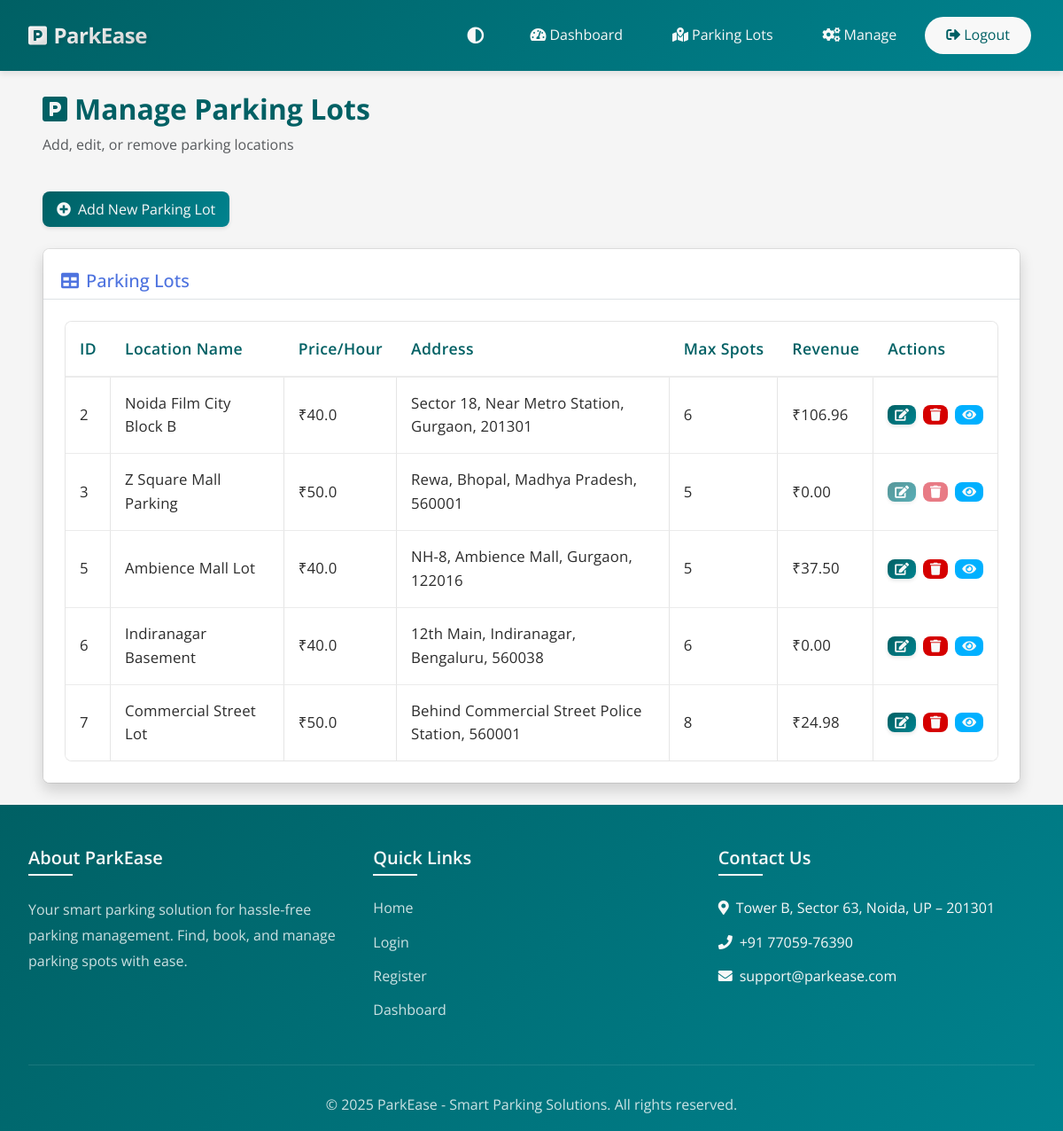
The page /admin/parking_lots (signed in) on the database its author committed.
### models.py (models this page shows, shortened)
class ParkingLot(db.Model):
    __tablename__ = 'parking_lots'
    id = db.Column(db.Integer, primary_key=True)
    prime_location_name = db.Column(db.String(100), nullable=False)
    price = db.Column(db.Float, nullable=False)  # Price per hour
    address = db.Column(db.String(200), nullable=False)
    pincode = db.Column(db.Integer, nullable=False)
    max_spots = db.Column(db.Integer, nullable=False)
    created_at = db.Column(db.DateTime, default=datetime.utcnow)
    spots = db.relationship('ParkingSpot', backref='parking_lot', lazy=True, cascade='all, delete-orphan')

### routes/admin/parking_lots.py (the view, shortened to what this page needs)
@admin_bp.route('/parking_lots', methods=['GET', 'POST'])
@login_required
def admin_parking_lots():
    if session.get('user_type') != 'admin':
        flash('Access denied', 'danger')
        return redirect(url_for('main.index'))
    form = ParkingLotForm()
    parking_lots_query = db.session.query(
        ParkingLot, func.count(ParkingSpot.id).label('total_spots'),
        func.sum(case((ParkingSpot.status == 'O', 1), else_=0)).label('occupied_spots')
    ).outerjoin(
        ParkingSpot, ParkingLot.id == ParkingSpot.lot_id
    ).group_by(
        ParkingLot.id
    ).all()
    parking_lots = [lot for lot, _, _ in parking_lots_query]
    lot_revenues = {}
    for lot in parking_lots:
        revenue = db.session.query(func.sum(ParkingSpot.reservations.property.mapper.class_.parking_cost)).join(ParkingSpot).filter(ParkingSpot.lot_id == lot.id).scalar() or 0
        lot_revenues[lot.id] = revenue
    return render_template('admin_parking_lots.html', form=form, parking_lots=parking_lots, lot_revenues=lot_revenues)

### app.py (called while the page is built)
@login_manager.user_loader
def load_user(user_id):
    if session.get('user_type') == 'admin':
        return Admin.query.get(int(user_id))
    return User.query.get(int(user_id))

### templates/admin_parking_lots.html (shortened to what this page needs)
{% extends 'base.html' %}
{% block content %}
<div class="container-fluid px-4 px-md-5 py-4">
    <div class="row mb-4">
        <div class="col-12">
            <h2 class="fw-bold mb-2" style="color: var(--primary-color);">
                <i class="fas fa-parking me-2"></i>Manage Parking Lots
            </h2>
            <p class="text-muted dark-mode-text">Add, edit, or remove parking locations</p>
        </div>
    </div>
    <div class="row mb-4">
        <div class="col-12">
            <button type="button" class="btn btn-primary" data-bs-toggle="modal" data-bs-target="#addParkingLotModal">
                <i class="fas fa-plus-circle me-2"></i>Add New Parking Lot
            </button>
        </div>
    </div>
    <div class="row">
        <div class="col-12">
            <div class="card bg-white dark-mode-card rounded shadow">
                <div class="card-header bg-white dark-mode-card border-bottom pt-4 pb-2">
                    <h5 class="mb-0 text-primary dark-mode-text">
                        <i class="fas fa-table me-2"></i>Parking Lots
                    </h5>
                </div>
                <div class="card-body p-4">
                    <div class="table-responsive">
                        <table class="table admin-table" id="dataTable" width="100%" cellspacing="0">
                            <thead>
                                <tr>
                                    <th class="dark-mode-text">ID</th>
                                    <th class="dark-mode-text">Location Name</th>
                                    <th class="dark-mode-text">Price/Hour</th>
                                    <th class="dark-mode-text">Address</th>
                                    <th class="dark-mode-text">Max Spots</th>
                                    <th class="dark-mode-text">Revenue</th>
                                    <th class="dark-mode-text">Actions</th>
                                </tr>
                            </thead>
                            <tbody>
                                {% for lot in parking_lots %}
                                <tr>
                                    <td class="dark-mode-text">{{ lot.id }}</td>
                                    <td class="dark-mode-text">{{ lot.prime_location_name }}</td>
                                    <td class="dark-mode-text">₹{{ lot.price }}</td>
                                    <td class="dark-mode-text">{{ lot.address }}, {{ lot.pincode }}</td>
                                    <td class="dark-mode-text">{{ lot.max_spots }}</td>
                                    <td class="dark-mode-text">₹{{ '%.2f' % lot_revenues[lot.id] }}</td>
                                    <td>
                                        <div class="action-buttons">
                                            <button type="button" class="btn btn-sm btn-primary btn-action"
                                                    data-bs-toggle="modal"
                                                    data-bs-target="#editParkingLotModal{{ lot.id }}"
                                                    title="Edit Parking Lot"
                                                    {% if lot.spots|selectattr('status', 'equalto', 'O')|list|length > 0 %}
                                                    disabled
                                                    data-bs-toggle="tooltip"
                                                    data-bs-placement="top"
                                                    title="Cannot modify parking lot while it has active/occupied spots"
                                                    {% endif %}>
                                                <i class="fas fa-edit"></i>
                                            </button>
                                            <button type="button" class="btn btn-sm btn-danger btn-action"
                                                    data-bs-toggle="modal"
                                                    data-bs-target="#deleteModal{{ lot.id }}"
                                                    title="Delete Parking Lot"
                                                    {% if lot.spots|selectattr('status', 'equalto', 'O')|list|length > 0 %}
                                                    disabled
                                                    data-bs-toggle="tooltip"
                                                    data-bs-placement="top"
                                                    title="Cannot delete parking lot while it has active/occupied spots"
                                                    {% endif %}>
                                                <i class="fas fa-trash"></i>
                                            </button>
                                            <button type="button" class="btn btn-sm btn-info btn-action"
                                                    data-bs-toggle="modal"
                                                    data-bs-target="#checkSpotsModal{{ lot.id }}"
                                                    title="Check Spots Status">
                                                <i class="fas fa-eye"></i>
                                            </button>
                                        </div>
                                    </td>
                                </tr>
                                {% endfor %}
                            </tbody>
                        </table>
                    </div>
                </div>
            </div>
        </div>
    </div>
</div>
{% endblock %}

### static/css/style.css (style rules this page uses)
body { font-family: 'Open Sans', sans-serif; min-height: 100vh; display: flex; flex-direction: column; color: var(--text-color); line-height: 1.6; background-color: var(--body-bg); }
.card { position: relative; border: 1.5px solid rgba(0,0,0,0.08) !important; border-radius: var(--border-radius); transition: all 0.3s ease; background-clip: padding-box; overflow: hidden; box-shadow: 0 2px 8px rgba(0,0,0,0.03); }
.card-header { border-top-left-radius: var(--border-radius); border-top-right-radius: var(--border-radius); background-color: var(--card-bg); border-bottom: 1px solid rgba(0, 0, 0, 0.1); }
.card-body { position: relative; background-color: var(--card-bg); }
.card, .dashboard-card, .parking-lot-card .card, .admin-card, .modal-content { border-radius: var(--border-radius) !important; }
.card::before, .card::after, .dashboard-card::before, .dashboard-card::after, .parking-lot-card .card::before, .parking-lot-card .card::after, .admin-card::before, .admin-card::after, .modal-content::before, .modal-content::after { display: none !important; }
.card, .dashboard-card, .parking-lot-card .card, .admin-card, .modal-content { background-color: var(--card-bg); }
.card-body { padding: 1.25rem; }
.card-header { padding: 1rem 1.25rem; }
.table { border: 1px solid rgba(0, 0, 0, 0.1); border-radius: var(--border-radius); overflow: hidden; background-color: var(--table-bg); color: var(--text-color); }
.table th { border-bottom: 1px solid rgba(0, 0, 0, 0.1); background-color: var(--table-bg); color: var(--primary-color); font-weight: 600; }
.table td { border-bottom: 1px solid rgba(0, 0, 0, 0.1); border-right: 1px solid rgba(0, 0, 0, 0.1); }
.table td:last-child { border-right: none; }
.table tr:last-child td { border-bottom: none; }
.btn { background-color: var(--primary-color); color: var(--white); border: none; padding: 0.5rem 1rem; border-radius: var(--border-radius); text-decoration: none; transition: all 0.3s ease; }
.btn-primary { background-color: var(--primary-color); color: var(--white); text-decoration: none; }
.btn-danger { background-color: var(--danger-color); color: var(--white); text-decoration: none; }
.btn-info { background-color: var(--info-color); color: var(--white); text-decoration: none; }
.text-primary { color: #4e73df !important; }
.fas, .far, .fab { display: inline-block; font-style: normal; font-variant: normal; text-rendering: auto; -webkit-font-smoothing: antialiased; line-height: 1; }
.card, .btn, .nav-link { transition: all 0.3s ease; }
.table tbody tr { transition: background-color 0.3s ease; }
html { scroll-behavior: smooth; }
.btn { position: relative; overflow: hidden; }
.btn::after { content: ''; position: absolute; top: 50%; left: 50%; width: 5px; height: 5px; background: rgba(255, 255, 255, 0.5); opacity: 0; border-radius: 100%; transform: scale(1, 1) translate(-50%); transform-origin: 50% 50%; }
:root { --primary-color: #006064; --primary-hover: #00838f; --secondary-color: #546e7a; --success-color: #2e7d32; --danger-color: #c62828; --warning-color: #f57f17; --info-color: #0277bd; --light-color: #f5f5f5; --dark-color: #263238; --body-bg: #ffffff; --card-bg: #ffffff; --text-color: #37474f; --text-muted: #607d8b; --border-color: rgba(0, 0, 0, 0.15); --border-hover: rgba(0, 0, 0, 0.25); --box-shadow: 0 2px 4px rgba(0, 0, 0, 0.1); --box-shadow-hover: 0 4px 8px rgba(0, 0, 0, 0.15); --border-radius: 8px; --transition-speed: 0.3s; }
.card-body { border-radius: 0; overflow: hidden; }
.card-body { flex: 1; overflow: hidden; }

### static/css/admin.css (style rules this page uses)
body { font-family: 'Open Sans', sans-serif; }
.admin-table { width: 100%; margin-bottom: 0; border-collapse: separate; border-spacing: 0; }
.admin-table th { font-weight: 600; color: var(--text-color); background: var(--light-bg); white-space: nowrap; padding: 1rem 0.75rem; letter-spacing: 0.02em; font-size: 1.1rem; border-bottom: 2px solid var(--border-color); }
.admin-table td { vertical-align: middle; padding: 1rem 0.75rem; font-size: 1.05rem; letter-spacing: 0.01em; color: var(--text-color); border-bottom: 1px solid var(--border-color); }
.admin-table tbody tr:last-child td { border-bottom: none; }
.admin-table .action-buttons { display: flex; gap: 0.5rem; }
.admin-table .btn-action { padding: 0.25rem 0.5rem; font-size: 0.875rem; display: inline-flex; align-items: center; justify-content: center; border-radius: var(--border-radius); }

### rows shown on the page
ParkingLot: id "2", prime_location_name "Noida Film City Block B", price "40.0", address "Sector 18, Near Metro Station, Gurgaon", pincode "201301", max_spots "6", id "106.96"
ParkingLot: id "3", prime_location_name "Z Square Mall Parking", price "50.0", address "Rewa, Bhopal, Madhya Pradesh", pincode "560001", max_spots "5", id "0.00"
ParkingLot: id "5", prime_location_name "Ambience Mall Lot", price "40.0", address "NH-8, Ambience Mall, Gurgaon", pincode "122016", max_spots "5", id "37.50"
ParkingLot: id "6", prime_location_name "Indiranagar Basement", price "40.0", address "12th Main, Indiranagar, Bengaluru", pincode "560038", max_spots "6", id "0.00"
ParkingLot: id "7", prime_location_name "Commercial Street Lot", price "50.0", address "Behind Commercial Street Police Station", pincode "560001", max_spots "8", id "24.98"
